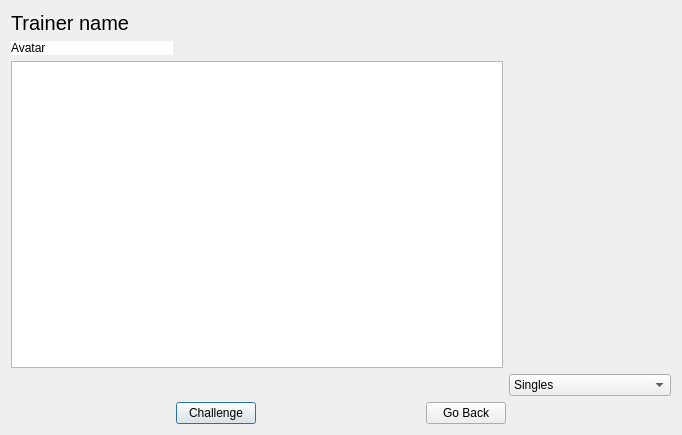
<?xml version="1.0" encoding="UTF-8"?>
<ui version="4.0">
 <class>ChallengeDialog</class>
 <widget class="QDialog" name="ChallengeDialog">
  <property name="geometry">
   <rect>
    <x>0</x>
    <y>0</y>
    <width>682</width>
    <height>435</height>
   </rect>
  </property>
  <property name="windowTitle">
   <string>Dialog</string>
  </property>
  <layout class="QVBoxLayout" name="verticalLayout">
   <item>
    <widget class="QLabel" name="name">
     <property name="styleSheet">
      <string notr="true">font-size: 20px</string>
     </property>
     <property name="text">
      <string>Trainer name</string>
     </property>
    </widget>
   </item>
   <item>
    <layout class="QGridLayout" name="gridLayout">
     <item row="0" column="3" rowspan="2">
      <layout class="QVBoxLayout" name="clauses"/>
     </item>
     <item row="1" column="0" colspan="3">
      <widget class="PokeTextEdit" name="description"/>
     </item>
     <item row="2" column="0" colspan="3">
      <layout class="QHBoxLayout" name="teams"/>
     </item>
     <item row="2" column="3">
      <widget class="QComboBox" name="mode">
       <item>
        <property name="text">
         <string>Singles</string>
        </property>
       </item>
       <item>
        <property name="text">
         <string>Doubles</string>
        </property>
       </item>
       <item>
        <property name="text">
         <string>Triples</string>
        </property>
       </item>
      </widget>
     </item>
     <item row="0" column="0">
      <widget class="QLabel" name="avatar">
       <property name="styleSheet">
        <string notr="true">background: white</string>
       </property>
       <property name="text">
        <string>Avatar</string>
       </property>
      </widget>
     </item>
     <item row="0" column="1" colspan="2">
      <widget class="QWidget" name="tierContainer" native="true">
       <layout class="QGridLayout" name="gridLayout_2">
        <property name="margin">
         <number>0</number>
        </property>
       </layout>
      </widget>
     </item>
    </layout>
   </item>
   <item>
    <layout class="QHBoxLayout" name="horizontalLayout">
     <item>
      <spacer name="horizontalSpacer">
       <property name="orientation">
        <enum>Qt::Horizontal</enum>
       </property>
       <property name="sizeHint" stdset="0">
        <size>
         <width>40</width>
         <height>20</height>
        </size>
       </property>
      </spacer>
     </item>
     <item>
      <widget class="QPushButton" name="challenge">
       <property name="text">
        <string>Challenge</string>
       </property>
      </widget>
     </item>
     <item>
      <spacer name="horizontalSpacer_3">
       <property name="orientation">
        <enum>Qt::Horizontal</enum>
       </property>
       <property name="sizeHint" stdset="0">
        <size>
         <width>40</width>
         <height>20</height>
        </size>
       </property>
      </spacer>
     </item>
     <item>
      <widget class="QPushButton" name="refuse">
       <property name="text">
        <string>Go Back</string>
       </property>
      </widget>
     </item>
     <item>
      <spacer name="horizontalSpacer_2">
       <property name="orientation">
        <enum>Qt::Horizontal</enum>
       </property>
       <property name="sizeHint" stdset="0">
        <size>
         <width>40</width>
         <height>20</height>
        </size>
       </property>
      </spacer>
     </item>
    </layout>
   </item>
  </layout>
 </widget>
 <customwidgets>
  <customwidget>
   <class>PokeTextEdit</class>
   <extends>QTextBrowser</extends>
   <header>poketextedit.h</header>
  </customwidget>
 </customwidgets>
 <resources/>
 <connections/>
</ui>
